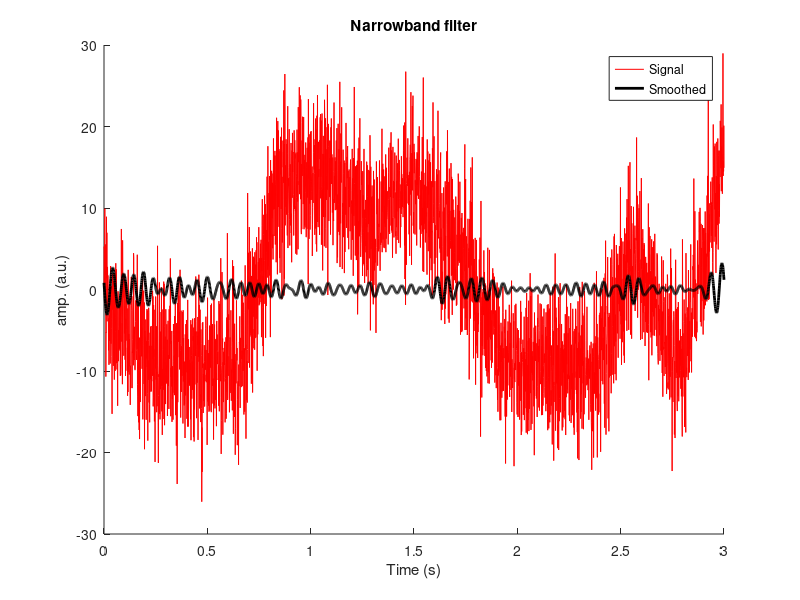
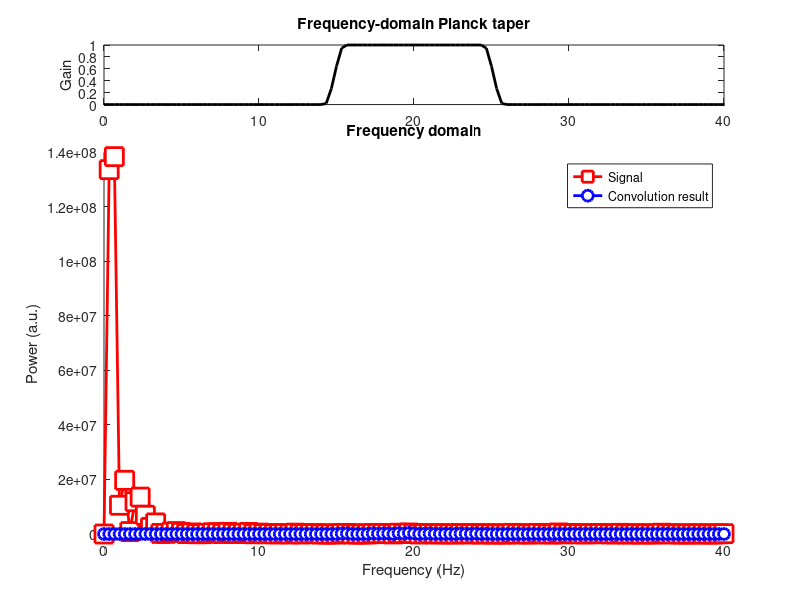

MATLAB code to generate these figures, in order:
%%
%     COURSE: Signal processing problems, solved in MATLAB and Python
%    SECTION: Convolution
%      VIDEO: Convolution with Planck taper (bandpass filter)
% Instructor: sincxpress.com
%
%%

%% create the signal

% create signal
srate = 1000; % Hz
time  = 0:1/srate:3;
n     = length(time);
p     = 15; % poles for random interpolation

% noise level, measured in standard deviations
noiseamp = 5; 

% amplitude modulator and noise level
ampl   = interp1(rand(p,1)*30,linspace(1,p,n));
noise  = noiseamp * randn(size(time));
signal = ampl + noise;

% subtract mean to eliminate DC
signal = signal - mean(signal);

%% create Planck spectral shape


% frequencies
hz = linspace(0,srate,n);

% edge decay, must be between 0 and .5
eta = .15;

% spectral parameters
fwhm  = 6;
peakf = 20;

% convert fwhm to indices
np = round( 2*fwhm*n/srate );
pt = 1:np;

% find center point index
fidx = dsearchn(hz',peakf);


% define left and right exponentials
Zl = eta*(np-1) * ( 1./pt + 1./(pt-eta*(np-1)) );
Zr = eta*(np-1) * ( 1./(np-1-pt) + 1./( (1-eta)*(np-1)-pt ) );

% create the taper
bounds = [ floor(eta*(np-1))-mod(np,2) ceil((1-eta)*(np-~mod(np,2))) ];
plancktaper = [ 1./(exp(Zl(1:bounds(1)))+1) ...
                ones(1,diff(bounds)) ... 
                1./(exp(Zr(bounds(2):end-1))+1) ];

% put the taper inside zeros
px = zeros( size(hz) );
pidx = max(1,fidx-floor(np/2)+1) : fidx+floor(np/2)-mod(np,2);
px(pidx) = plancktaper;

%% now for convolution

% FFTs
dataX = fft(signal);

% IFFT
convres = 2*real( ifft( dataX.*px ));

% frequencies vector
hz = linspace(0,srate,n);


%% plots


%%% time-domain plot

figure(1), clf, hold on

% lines
plot(time,signal,'r')
plot(time,convres,'k','linew',2)

% frills
xlabel('Time (s)'), ylabel('amp. (a.u.)')
legend({'Signal';'Smoothed'})
title('Narrowband filter')


%%% frequency-domain plot

figure(2), clf

% plot Gaussian kernel
subplot(511)
plot(hz,px,'k','linew',2)
set(gca,'xlim',[0 peakf*2])
ylabel('Gain')
title('Frequency-domain Planck taper')


% raw and filtered data spectra
subplot(5,1,[2:5]), hold on
plot(hz,abs(dataX).^2,'rs-','markerfacecolor','w','markersize',13,'linew',2)
plot(hz,abs(dataX.*px).^2,'bo-','linew',2,'markerfacecolor','w','markersize',8)

% frills
xlabel('Frequency (Hz)'), ylabel('Power (a.u.)')
legend({'Signal';'Convolution result'})
title('Frequency domain')
set(gca,'xlim',[0 peakf*2])

%% done.
